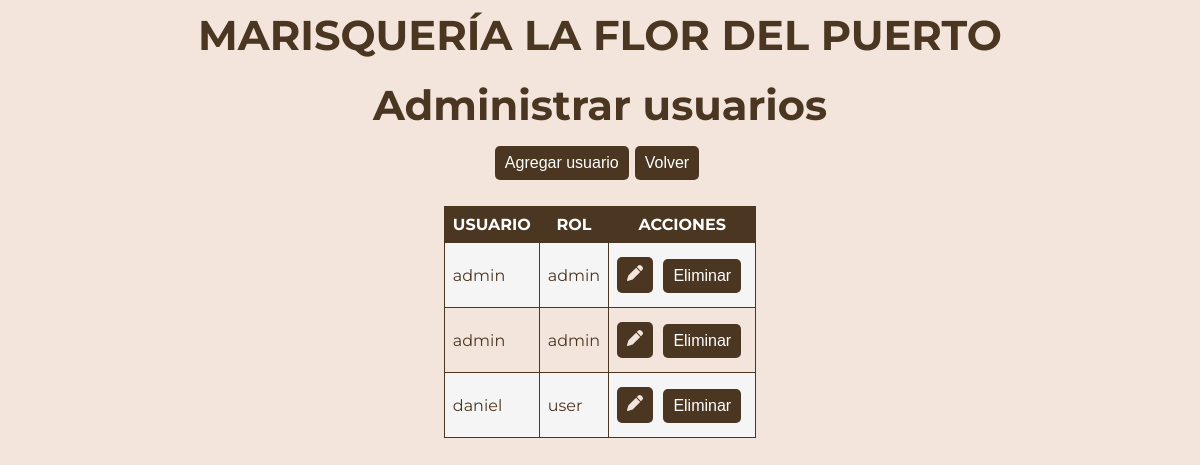
Page /admin (signed in) on the earlier database version.
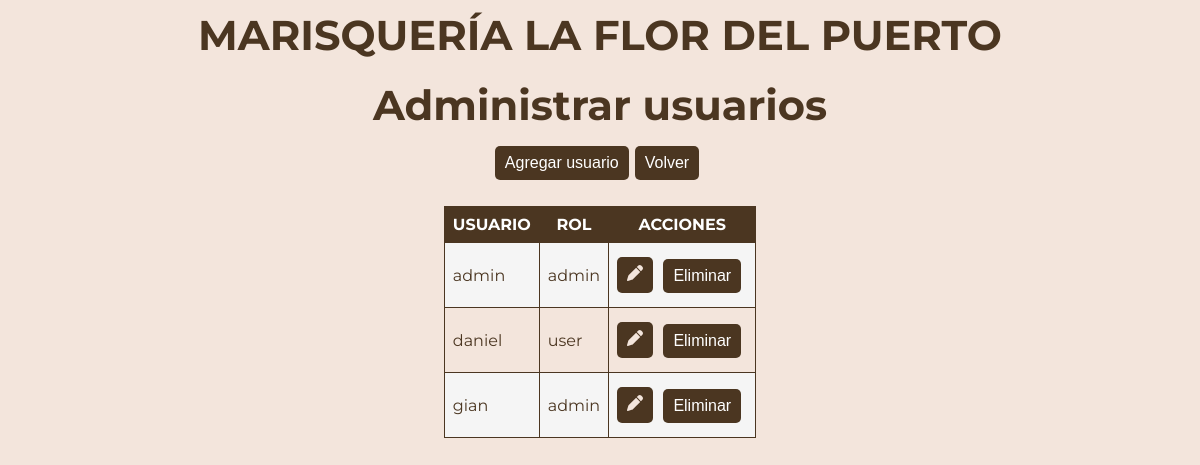
Same page on the later database version.
### models.py (models this page shows, shortened)
class User(db.Model):
    id = db.Column(db.Integer, primary_key=True)
    username = db.Column(db.String(80), nullable=False)
    password = db.Column(db.String(80), nullable=False)
    rol = db.Column(db.String(80), nullable=False)

### routes.py (the view)
@app.route('/admin', methods=['GET'])
def admin():
    if 'username' not in session:
        return redirect(url_for('login'))
    if session['tipo_usuario'] == 'admin':
        return render_template('admin.html', users=User.query.all())
    else:
        return redirect(url_for('index'))

### templates/admin.html (shortened to what this page needs)
{% extends 'base.html' %}
{% block content %}
    <h1>Administrar usuarios</h1>
    <div class="buttons_container">
        <button onclick="openModalAddUser()">Agregar usuario</button>
        <button onclick="window.location.href = '/'">Volver</button>
    </div>
    <table>
        <thead>
            <tr>
                <th>Usuario</th>
                <th>Rol</th>
                <th>Acciones</th>
            </tr>
        </thead>
        <tbody>
            {% for user in users %}
            <tr>
                <td>{{ user.username }}</td>
                <td>{{ user.rol }}</td>
                <td>
                    <button type="submit" onclick="openModalEdit({{ user.id }})">
                    </button>
                    <button type="submit" onclick="deleteUser({{ user.id }})">Eliminar</button>
                </td>
            </tr>
            {% endfor %}
        </tbody>
    </table>
{% endblock %}

### templates/base.html (shortened to what this page needs)
<!DOCTYPE html>
<html lang="en">
<head>
    <link rel="stylesheet" href="{{ url_for('static', filename='css/base.css') }}">
</head>
<body>
    <div class="container">
        <h1>MARISQUERÍA LA FLOR DEL PUERTO</h1>
        {% block content %}{% endblock %}
    </div>
</body>
</html>

### static/css/base.css (style rules this page uses)
* { margin: 0; padding: 0; }
div, body, h1, h2, h3, h4, h5, h6, p, a, button, details, summary, label, input, textarea, select, option, form, button, div, span, img, svg, path { box-sizing: border-box; }
body { font-family: Arial, sans-serif; background-color: #f3e5dc; font-family: 'Montserrat', sans-serif; color: #4b3621; }
h1 { text-align: center; padding: 10px; font-size: clamp(1.5rem, 5vw, 2.6rem); text-wrap: balance; }
a, button { padding: 8px 10px; background-color: #4b3621; color: #fff; text-decoration: none; border-radius: 5px; margin: 6px; margin-left: 0; font-size: clamp(0.8rem, 5vw, 1rem); border: none; cursor: pointer; transition: 0.3s; }
.buttons_container { width: 100%; display: flex; flex-direction: row; justify-content: center; align-items: center; width: 100%; }
table { width: auto; border-collapse: collapse; margin: 20px auto; }
table th, table td { border: 1px solid #4b3621; padding: 8px; text-align: left; }
th { background-color: #4b3621; color: #fff; text-align: center !important; text-transform: uppercase; }
tr:nth-child(odd) { background-color: #f5f5f5; color: #4b3621; }

Differences in the rows shown:
removed User: username "admin", rol "admin"
added User: username "gian", rol "admin"
